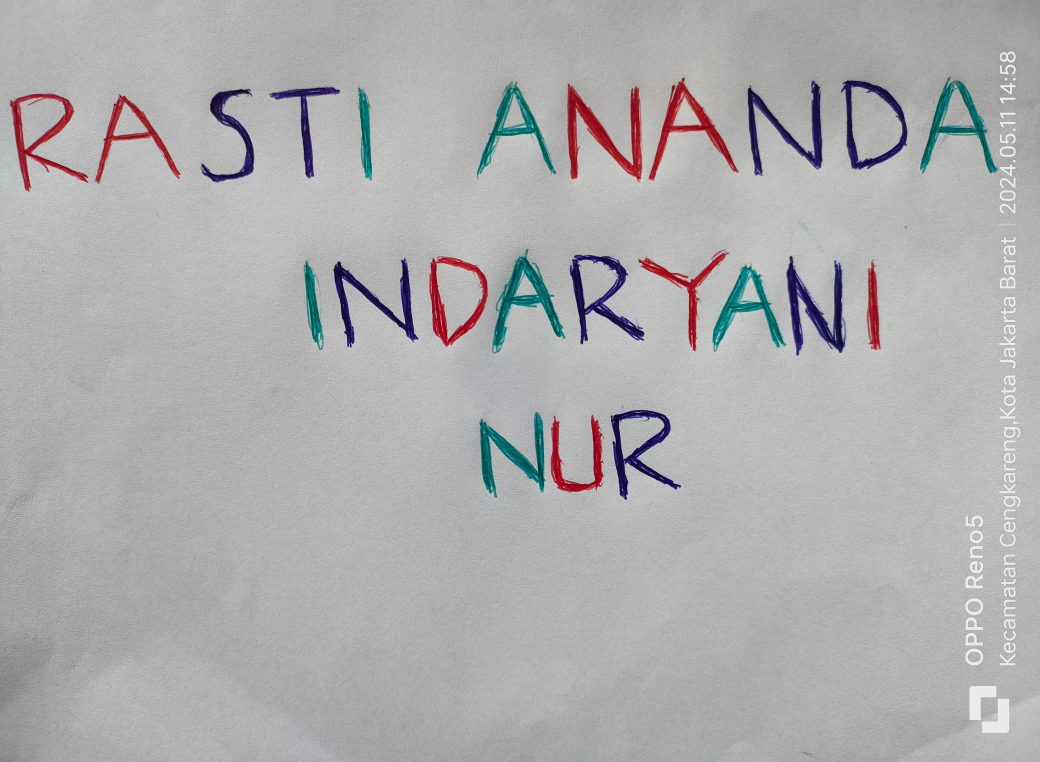
#> input picture nama2.jpg, 4160 x 3045 px (shown at 1/4 size)
$ jupyter execute UTS_202231044_RASTI-checkpoint.ipynb
#> lines starting #> are read from the running program, lines starting #| are printed output that depends on the picture; after the words box and inside, x2 and y2 are one past the last pixel; in counts of white or black regions, pixels touching at a corner belong together
## IMPORT LIBRARY

[cell 1]
import cv2
import matplotlib.pyplot as plt
import numpy as np

## MEMBACA DATA GAMBAR

[cell 2]
img = cv2.imread("nama2.jpg")
#> img is the input picture: shape (3045, 4160, 3); mean B, G, R 174.8, 173.4, 173.9

[cell 3]
img.shape
#> Out = (3045, 4160, 3)

## MENDEKLARASIKAN GAMBAR

[cell 4]
color_image = plt.imread("nama2.jpg")
plt.imshow(color_image)
plt.show()

## MENDETEKSI WARNA CITRA MENJADI KONTRAS,BIRU,MERAH,HIJAU

[cell 5]
# Membagi citra menjadi saluran warna
r, g, b = color_image[:,:,0], color_image[:,:,1], color_image[:,:,2]
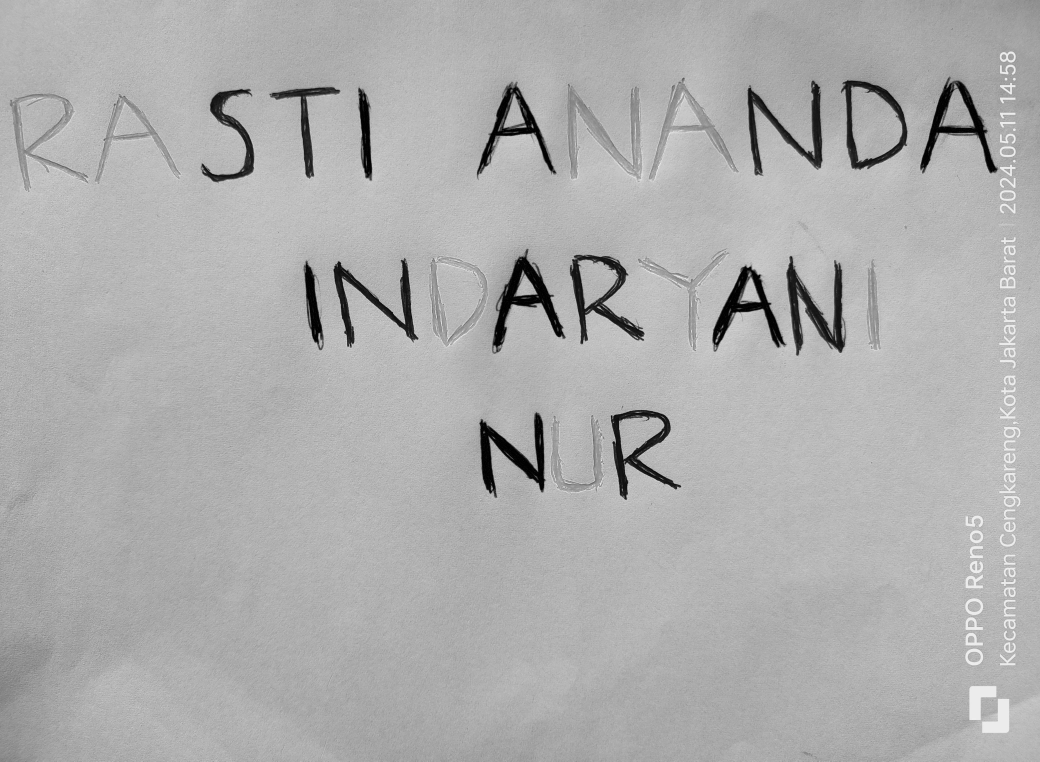
#> r: shape (3045, 4160) (shown at 1/4 size); min 0, max 255, mean 173.9
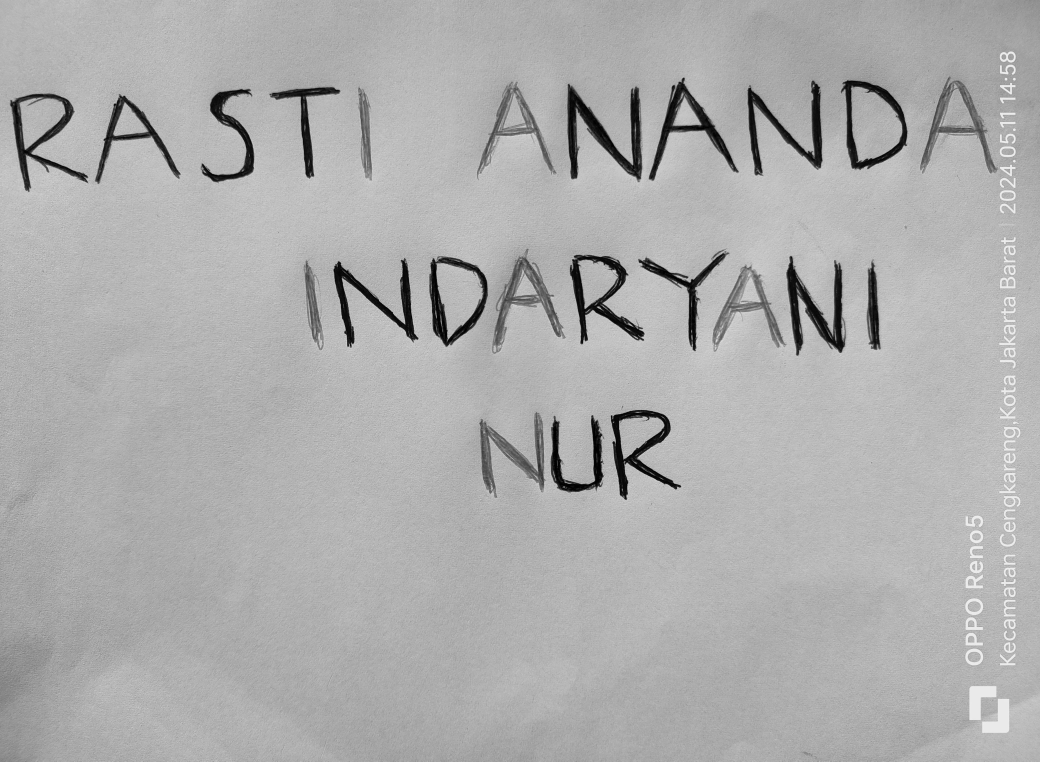
#> g: shape (3045, 4160) (shown at 1/4 size); min 0, max 254, mean 173.4

# Membuat subplot
fig, axs = plt.subplots(1, 4, figsize=(20, 10))

# Menampilkan citra asli
axs[0].imshow(color_image)
axs[0].set_title('Citra Kontras')
axs[0].axis('off')

# Menampilkan saluran biru
axs[1].imshow(b, cmap='gray')
axs[1].set_title('Biru')
axs[1].axis('off')

# Menampilkan saluran merah
axs[2].imshow(r, cmap='gray')
axs[2].set_title('Merah')
axs[2].axis('off')

# Menampilkan saluran hijau
axs[3].imshow(g, cmap='gray')
axs[3].set_title('Hijau')
axs[3].axis('off')

plt.show()
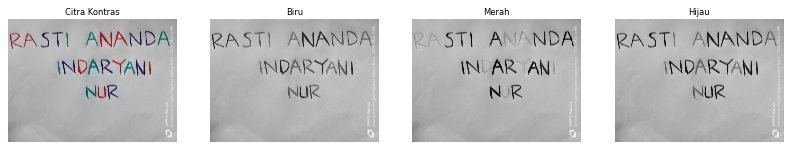
#> figure drawn by matplotlib, 4 panels

## MEMBACA HISTOGRAM GAMBAR

[cell 6]
histogram_biru = cv2.calcHist([b], [0], None, [256], [0, 256])
#> histogram_biru = 256 values, max 483069 at index 182, min 0 at index 255, mean 49481.2
histogram_hijau = cv2.calcHist([g], [0], None, [256], [0, 256])
#> histogram_hijau = 256 values, max 467660 at index 181, min 0 at index 255, mean 49481.2
histogram_merah = cv2.calcHist([r], [0], None, [256], [0, 256])
#> histogram_merah = 256 values, max 468820 at index 180, min 15 at index 254, mean 49481.2
histogram_warna = cv2.calcHist([color_image], [0, 1, 2], None, [256, 256, 256], [0, 256, 0, 256, 0, 256])

[cell 7]
# Membuat gambar dan sumbu secara terpisah
fig = plt.figure(figsize=(12, 8))

# Subplot 1 (atas kiri)
ax1 = fig.add_subplot(221)
ax1.plot(histogram_biru, color='b')
ax1.set_title('Histogram Biru')
ax1.set_xlim([0, 256])

# Subplot 2 (atas kanan)
ax2 = fig.add_subplot(222)
ax2.plot(histogram_hijau, color='g')
ax2.set_title('Histogram Hijau')
ax2.set_xlim([0, 256])

# Subplot 3 (bawah kiri)
ax3 = fig.add_subplot(223)
ax3.plot(histogram_merah, color='r')
ax3.set_title('Histogram Merah')
ax3.set_xlim([0, 256])

# Subplot 4 (bawah kanan)
ax4 = fig.add_subplot(224)
ax4.plot(histogram_warna.flatten(), color='gray')  # Flatten histogram multi-dimensi
ax4.set_title('Histogram Warna')
ax4.set_xlim([0, 256])

plt.tight_layout()
plt.show()
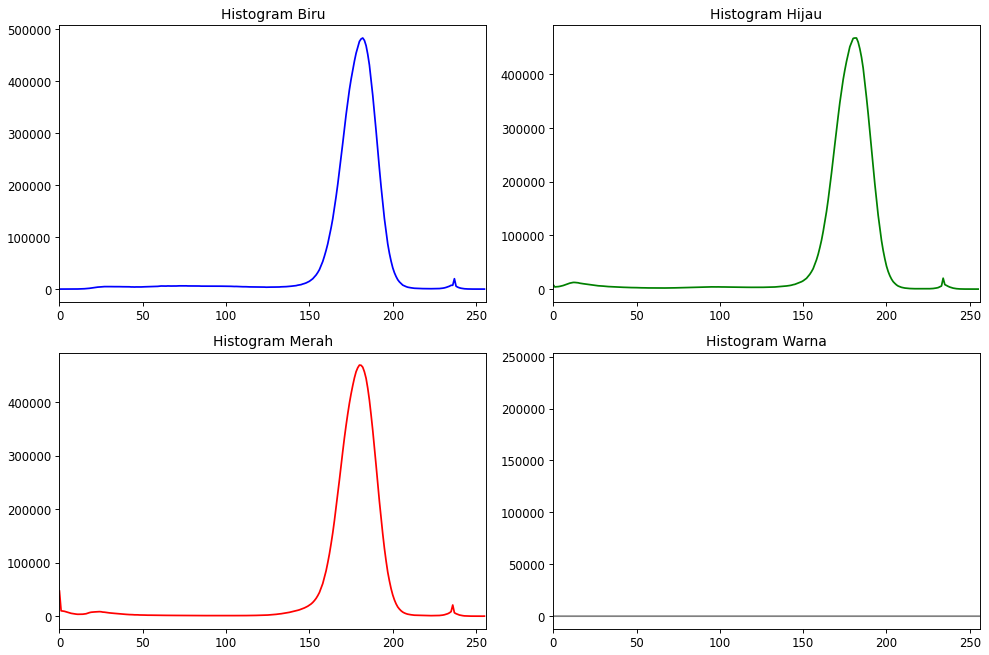
#> figure drawn by matplotlib, 4 panels; panel 1: curve peaks at x = 182, y = 483069; panel 2: curve peaks at x = 181, y = 467660; panel 3: curve peaks at x = 180, y = 468820; panel 4: curve peaks at x = 12040119, y = 241920

## URUTAN AMBANG BATAS TERKECIL SAMPAI DENGAN TERBESAR

[cell 8]
img = cv2.imread("nama2.jpg")

[cell 9]
gray = cv2.cvtColor(img, cv2.COLOR_RGB2GRAY)
fig, axs = plt.subplots (2, 2, figsize=(10,10))

(thresh, binary1) = cv2.threshold(gray, 0, 0, cv2.THRESH_BINARY)
#> binary1: shape (3045, 4160); every value is 0
axs[0,0].imshow(binary1, cmap = 'gray')
axs[0,0].set_title('NONE')

(thresh, binary2) = cv2.threshold(gray, 20, 255, cv2.THRESH_BINARY)
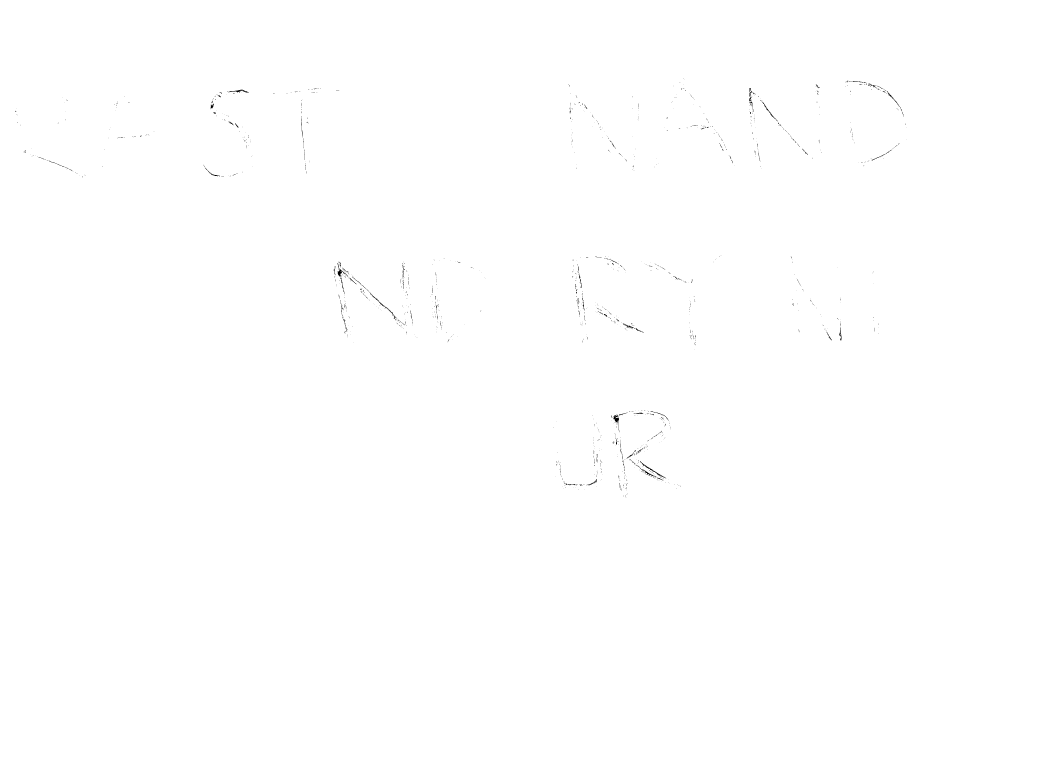
#> binary2: shape (3045, 4160) (shown at 1/4 size); 99.9% white; black in thin lines or dots, all inside (x1, y1, x2, y2) = (61, 314, 3625, 1990)
axs[0,1].imshow(binary2, cmap = 'binary')
axs[0,1].set_title('BLUE')

(thresh, binary3) = cv2.threshold(gray, 35, 255, cv2.THRESH_BINARY)
#> binary3: shape (3045, 4160); 98.8% white; 1312 black regions (1079 under 20 px), largest, box (x1, y1, x2, y2) and area: (1335, 1043, 1654, 1365) 16254, (2452, 1641, 2723, 1981) 15818, (2211, 1686, 2410, 1964) 10696
axs[1,0].imshow(binary3, cmap = 'binary')
axs[1,0].set_title('RED-BLUE')

(thresh, binary4) = cv2.threshold(gray, 80, 255, cv2.THRESH_BINARY)
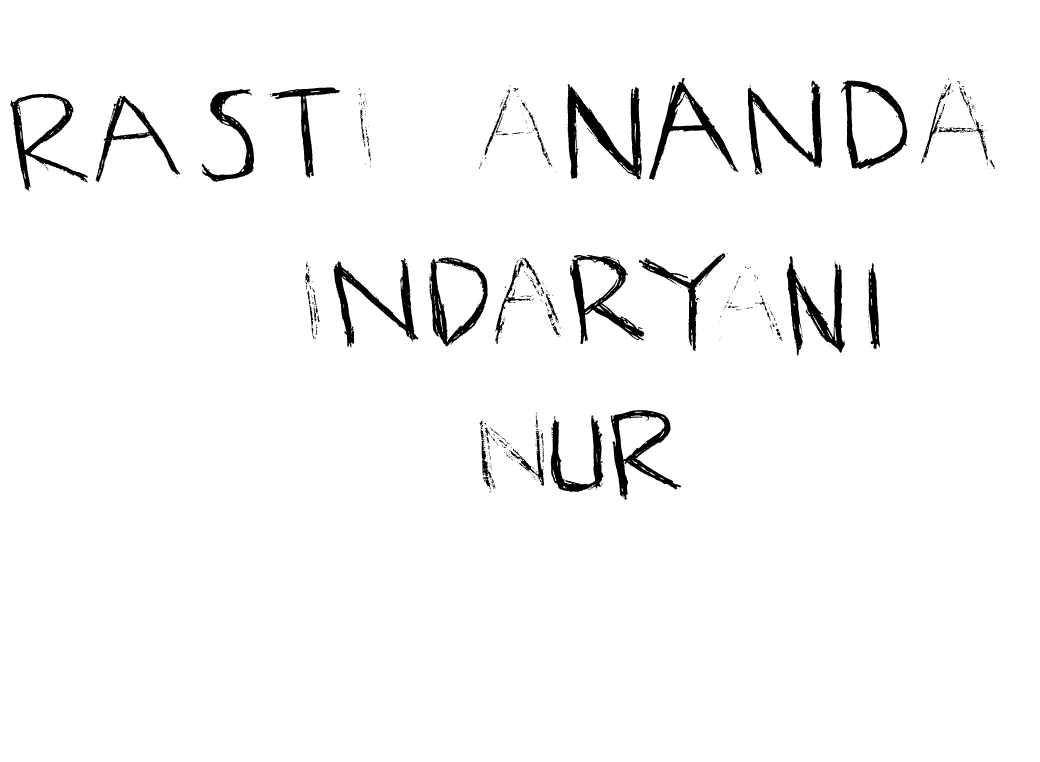
#> binary4: shape (3045, 4160) (shown at 1/4 size); 96.8% white; 747 black regions (587 under 20 px), largest, box (x1, y1, x2, y2) and area: (2270, 337, 2567, 720) 35517, (3147, 1025, 3379, 1422) 28744, (1334, 1033, 1673, 1389) 26884
axs[1,1].imshow(binary4, cmap = 'binary')
axs[1,1].set_title('RED-GREEN-BLUE')
